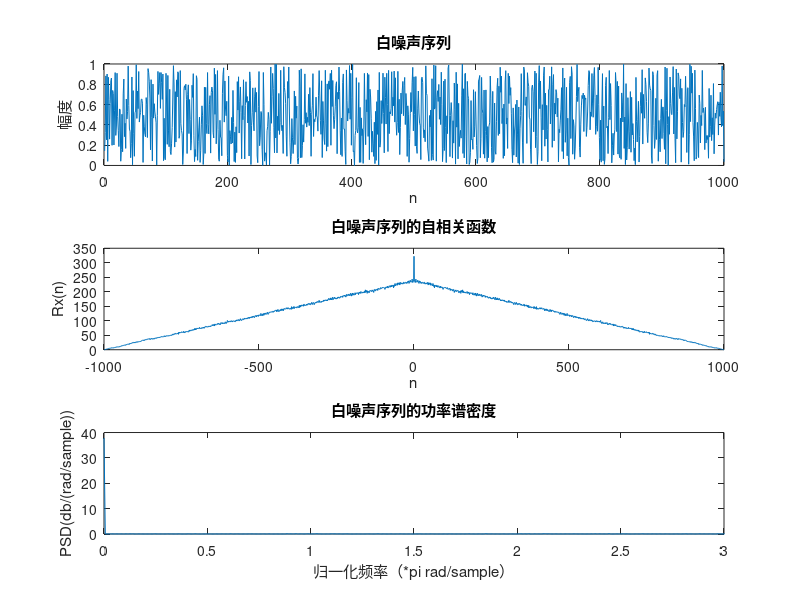

Write MATLAB code to recreate this figure.
%%%%%%%%%%%%%%%%%%%%%%%%%%%%%%%%%%
%       随机信号分析实验
% 功能：计算白噪声的自相关函数和功率谱密度
% 作者：BenSmithLight
% 开源地址：https://github.com/BenSmithLight/Stochastic-signal-analysis-experiment
%%%%%%%%%%%%%%%%%%%%%%%%%%%%%%%%%%

%% 生成一组（0,1）均匀分布的白噪声序列
N = 1000; % 序列长度
x = rand(1, N); % 生成均匀分布随机数
% x = x - mean(x); % 去除直流分量

% 画出白噪声序列的图像
subplot(3, 1, 1)
plot(x)
xlabel('n')
ylabel('幅度')
title('白噪声序列')

%% 计算自相关函数和功率谱密度
% 计算并画出白噪声序列的自相关函数
Rxx = xcorr(x); % 计算自相关函数，使用有偏估计
subplot(3, 1, 2)
plot(-N + 1:N - 1, Rxx)
xlabel('n')
ylabel('Rx(n)')
title('白噪声序列的自相关函数')

% 计算并画出白噪声序列的功率谱密度
[pxx, f] = periodogram(x, [], N); % 使用periodogram函数计算功率谱密度，使用默认的矩形窗，指定DFT点数为N
subplot(3, 1, 3)
plot(f, pxx)
xlim([0, 3]) % 限制横坐标范围
xlabel('归一化频率（*pi rad/sample）')
ylabel('PSD(db/(rad/sample))')
title('白噪声序列的功率谱密度')
